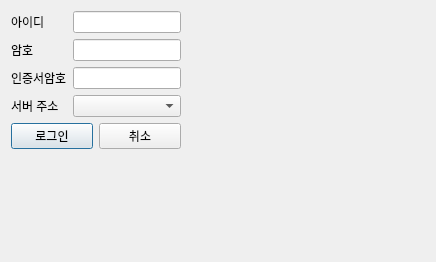
<?xml version="1.0" encoding="UTF-8"?>
<ui version="4.0">
 <class>LoginDialog</class>
 <widget class="QDialog" name="LoginDialog">
  <property name="geometry">
   <rect>
    <x>0</x>
    <y>0</y>
    <width>436</width>
    <height>262</height>
   </rect>
  </property>
  <property name="windowTitle">
   <string>LoginDialog</string>
  </property>
  <layout class="QFormLayout" name="formLayout">
   <item row="0" column="0">
    <layout class="QVBoxLayout" name="verticalLayout">
     <item>
      <layout class="QGridLayout" name="gridLayout">
       <item row="0" column="0">
        <widget class="QLabel" name="label">
         <property name="text">
          <string>아이디</string>
         </property>
        </widget>
       </item>
       <item row="0" column="1">
        <widget class="QLineEdit" name="idEdit"/>
       </item>
       <item row="1" column="0">
        <widget class="QLabel" name="label_2">
         <property name="text">
          <string>암호</string>
         </property>
        </widget>
       </item>
       <item row="1" column="1">
        <widget class="QLineEdit" name="passwdEdit"/>
       </item>
       <item row="2" column="0">
        <widget class="QLabel" name="label_3">
         <property name="text">
          <string>인증서암호</string>
         </property>
        </widget>
       </item>
       <item row="2" column="1">
        <widget class="QLineEdit" name="certEdit"/>
       </item>
       <item row="3" column="0">
        <widget class="QLabel" name="label_4">
         <property name="text">
          <string>서버 주소</string>
         </property>
        </widget>
       </item>
       <item row="3" column="1">
        <widget class="QComboBox" name="serverAddr"/>
       </item>
      </layout>
     </item>
     <item>
      <layout class="QHBoxLayout" name="horizontalLayout">
       <item>
        <widget class="QPushButton" name="loginButton">
         <property name="text">
          <string>로그인</string>
         </property>
        </widget>
       </item>
       <item>
        <widget class="QPushButton" name="cancelButton">
         <property name="text">
          <string>취소</string>
         </property>
        </widget>
       </item>
      </layout>
     </item>
    </layout>
   </item>
  </layout>
 </widget>
 <layoutdefault spacing="6" margin="11"/>
 <resources/>
 <connections/>
</ui>
